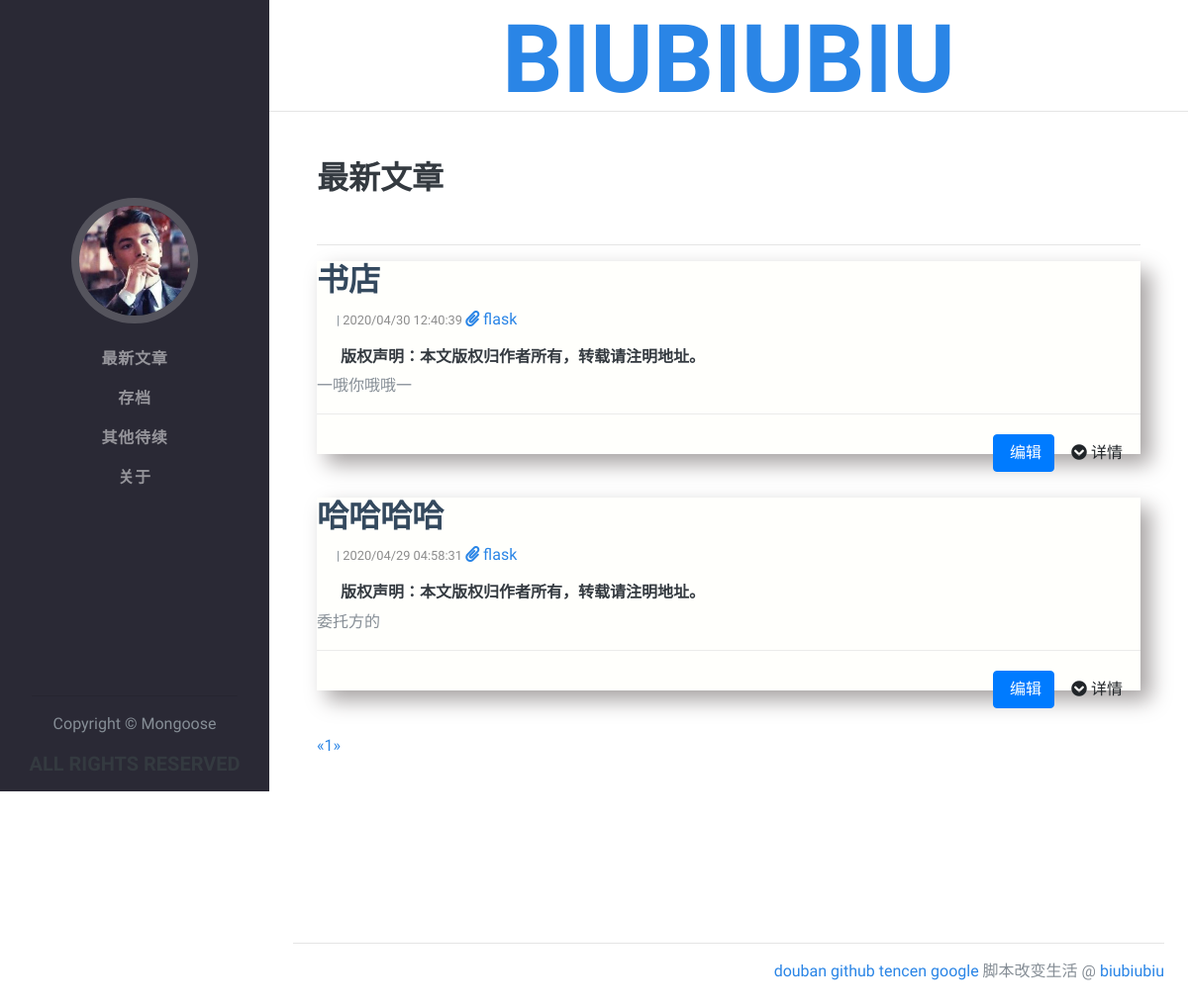
Screenshot of /good (signed in) with the database file from the repository.
### app/models/post.py (models this page shows, shortened)
class Posts(db.Model):
    __tablename__ = 'posts'
    id = db.Column(db.Integer,primary_key=True)
    rid = db.Column(db.Integer, index=True,default=0)
    content = db.Column(db.Text)
    timestamp = db.Column(db.DateTime,default=datetime.utcnow)
    uid = db.Column(db.Integer,db.ForeignKey('users.id'))
    title = db.Column(db.String(64))
    body = db.Column(db.Text)
    body_html = db.Column(db.Text)
    summury = db.Column(db.Text)
    summury_html = db.Column(db.Text)
    category_id = db.Column(db.Integer, db.ForeignKey('categories.id'))

class Category(db.Model):
    __tablename__ = 'categories'
    id = db.Column(db.Integer,primary_key=True)
    name = db.Column(db.String(64),unique=True)
    posts = db.relationship('Posts',backref='category',lazy='dynamic')

### app/views/main.py (the view)
@main.route('/good', methods=['GET', 'POST'])
def good():
    from app.models import Posts
    page = request.args.get('page',1,type=int)
    pagination = ((Posts.query.filter_by(rid=0).order_by(Posts.timestamp.desc()))).paginate(page,per_page=2,error_out=False)
    posts = pagination.items
    return render_template('main/good.html',posts=posts,pagination=pagination)

### app/models/user.py (called while the page is built)
@login_manager.user_loader
def load_user(user_id):
    return User.query.get(int(user_id))

### app/views/user.py (called while the page is built)
@user.before_app_request
def before_request():
    if current_user.is_authenticated:
        if not current_user.confirmed \
                and request.endpoint \
                and request.endpoint[:5] != 'user.' \
                and request.endpoint != 'static':
            return redirect(url_for('user.unconfirmed'))

### app/templates/main/good.html (shortened to what this page needs)
{% extends 'base/base.html' %}
{% from 'base/macro.html' import pagination_show %}
{% block page_content %}
    <hr class="m-0">
    <section class="resume-section p-3 p-lg-5 d-flex justify-content-center" id="experience">
      <div class="w-100">
        <h3 class="mb-5">最新文章</h3>
          <hr class="m-6">
      {% include 'main/all_post.html' %}
          <div class="justify-content-center ">
          {{ pagination_show(pagination,'main.good') }}
          </div>
      </div>
    </section>
{% endblock %}

### app/templates/main/all_post.html (shortened to what this page needs)
{% for post in posts %}
    <article class="article the-font" style="box-shadow: rgb(167, 163, 163) 10px 10px 20px;background:#fffffc;">
        <a href="/post/{{ post.id }}"><h3 style="color:#34495E">{{ post.title }}</h3></a>
        <p style="padding-left:20px;">
            <small>
            <span class="glyphicon glyphicon-calendar" aria-hidden="true">|</span>
            <span style="color:#8C8C8C;"> {{ moment(post.timestamp).format('YYYY/MM/DD hh:mm:ss') }}</span>
            </small>
            <a href="{{ url_for('main.category',id=post.category.id) }}">
                <span class="label label-success"><i class="fa fa-paperclip"
                                                     aria-hidden="true"></i> {{ post.category.name }}</span>
            </a>
        </p>
        <h6 style="padding-left:20px;">&nbsp;版权声明：本文版权归作者所有，转载请注明地址。</h6>
        <div class="post-body">
            {% if post.summury_html %}
                {{ post.summury_html | safe }}
            {% else %}
                {{ post.summury }}
            {% endif %}
        </div>
        <div style="border-top:1px solid #EBEBEB;padding:20px 5px;margin-bottom:20px;">
            <span style="float:right;">
                {% if current_user.is_authenticated %}
                    <a href="{{ url_for('user.editnote', id=post.id) }}">
                    <button class="btn  btn-primary"> 编辑</button>
                </a>
                {% endif %}
                <a href="{{ url_for('.post', id=post.id) }}">
                    <button class="btn  btn-inverse"><i class="fa fa-chevron-circle-down"
                                                        aria-hidden="true"></i> 详情</button>
                </a>
            </span>
        </div>
    </article>
    <br>
{% endfor %}

### rows the page displays
Posts: title "书店", timestamp "2020/04/30 12:40:39", category.name "flask", summury_html "一哦你哦哦一"
Posts: title "哈哈哈哈", timestamp "2020/04/29 04:58:31", category.name "flask", summury_html "委托方的"

### other values shown
{{ foo }} "1"
